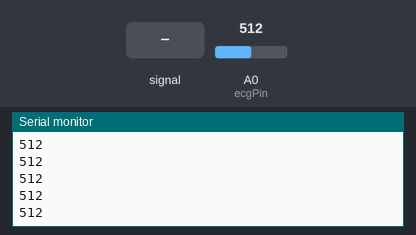
The sketch below on a simulated Arduino Uno, built with avr-gcc and run on an emulated ATmega328P. On the bench: the last lines printed to the serial monitor. The test bench sets the inputs (shaded band); at power-on: A0 (ecgPin) = 512.

Above: at 1.2 s.
1.3 s: A0 (ecgPin) fed a 200 Hz sine of ±81 counts around its level
At 1.9 s:
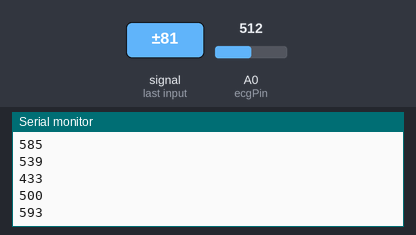
2.8 s: A0 (ecgPin) set to 716
At 3.5 s:
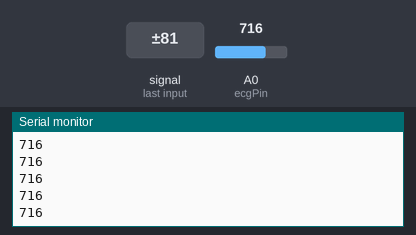
4.3 s: A0 (ecgPin) fed a 1000 Hz sine of ±255 counts around its level
At 5.2 s:
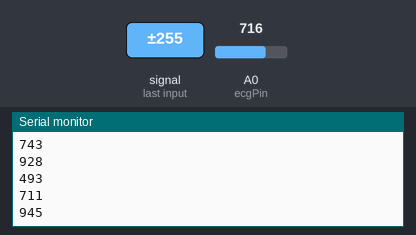
5.8 s: A0 (ecgPin) set to 900
At 6.7 s:
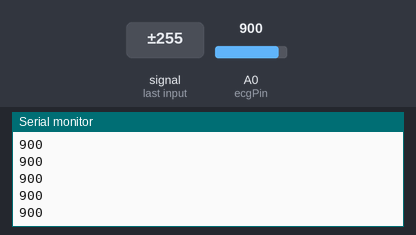
Timing chart, 0 to 8.3 s (numbered marks = the images above; inputs shaded):
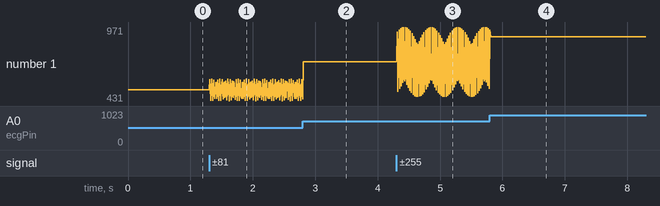

The sketch:

ecgbluetoothtransmitter.ino
```cpp
#include <SoftwareSerial.h>
SoftwareSerial BTSerial(10, 11);  // RX, TX

const int ecgPin = A0;

void setup() {
  BTSerial.begin(9600);  // HC-05 default baud
  Serial.begin(9600);    // Optional: for USB Serial Monitor
}

void loop() {
  int ecgValue = analogRead(ecgPin);
  BTSerial.println(ecgValue);	// Send to HC-05
  Serial.println(ecgValue);	// Optional: send to Serial Monitor
  delay(3);
}
```

Measured:
- after the input at 1.3 s, the serial monitor: prints a new line at once (image 1)
- after the input at 4.3 s, the serial monitor: prints a new line at once (image 3)
- plotted number 1: 512 → 442 after the input at 1.3 s, 716 → 951 after the input at 4.3 s
